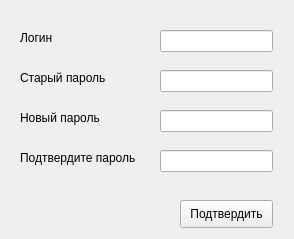
<?xml version="1.0" encoding="UTF-8"?>
<ui version="4.0">
 <class>Form</class>
 <widget class="QWidget" name="Form">
  <property name="geometry">
   <rect>
    <x>0</x>
    <y>0</y>
    <width>294</width>
    <height>239</height>
   </rect>
  </property>
  <property name="windowTitle">
   <string>Form</string>
  </property>
  <widget class="QLabel" name="label">
   <property name="geometry">
    <rect>
     <x>20</x>
     <y>30</y>
     <width>41</width>
     <height>16</height>
    </rect>
   </property>
   <property name="text">
    <string>Логин</string>
   </property>
  </widget>
  <widget class="QLineEdit" name="lineEdit_login">
   <property name="geometry">
    <rect>
     <x>160</x>
     <y>30</y>
     <width>113</width>
     <height>22</height>
    </rect>
   </property>
  </widget>
  <widget class="QLineEdit" name="lineEdit_old_pass">
   <property name="geometry">
    <rect>
     <x>160</x>
     <y>70</y>
     <width>113</width>
     <height>22</height>
    </rect>
   </property>
  </widget>
  <widget class="QLabel" name="label_2">
   <property name="geometry">
    <rect>
     <x>20</x>
     <y>70</y>
     <width>101</width>
     <height>16</height>
    </rect>
   </property>
   <property name="text">
    <string>Старый пароль</string>
   </property>
  </widget>
  <widget class="QLabel" name="label_3">
   <property name="geometry">
    <rect>
     <x>20</x>
     <y>110</y>
     <width>91</width>
     <height>16</height>
    </rect>
   </property>
   <property name="text">
    <string>Новый пароль</string>
   </property>
  </widget>
  <widget class="QLineEdit" name="lineEdit_new_pass">
   <property name="geometry">
    <rect>
     <x>160</x>
     <y>110</y>
     <width>113</width>
     <height>22</height>
    </rect>
   </property>
  </widget>
  <widget class="QLabel" name="label_4">
   <property name="geometry">
    <rect>
     <x>20</x>
     <y>150</y>
     <width>131</width>
     <height>16</height>
    </rect>
   </property>
   <property name="text">
    <string>Подтвердите пароль</string>
   </property>
  </widget>
  <widget class="QLineEdit" name="lineEdit_submit_pass">
   <property name="geometry">
    <rect>
     <x>160</x>
     <y>150</y>
     <width>113</width>
     <height>22</height>
    </rect>
   </property>
  </widget>
  <widget class="QPushButton" name="pushButton">
   <property name="geometry">
    <rect>
     <x>180</x>
     <y>200</y>
     <width>93</width>
     <height>28</height>
    </rect>
   </property>
   <property name="text">
    <string>Подтвердить</string>
   </property>
  </widget>
 </widget>
 <resources/>
 <connections/>
</ui>
